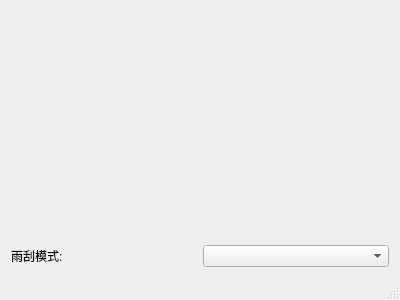
<?xml version="1.0" encoding="UTF-8"?>
<ui version="4.0">
 <class>MainWindow</class>
 <widget class="QMainWindow" name="MainWindow">
  <property name="geometry">
   <rect>
    <x>0</x>
    <y>0</y>
    <width>400</width>
    <height>300</height>
   </rect>
  </property>
  <property name="windowTitle">
   <string>MainWindow</string>
  </property>
  <widget class="QWidget" name="centralWidget">
   <layout class="QGridLayout" name="gridLayout">
    <item row="0" column="0">
     <layout class="QVBoxLayout" name="verticalLayout">
      <item>
       <widget class="QCustomWiper" name="widget" native="true"/>
      </item>
      <item>
       <layout class="QHBoxLayout" name="horizontalLayout">
        <item>
         <widget class="QLabel" name="label">
          <property name="text">
           <string>雨刮模式:</string>
          </property>
         </widget>
        </item>
        <item>
         <widget class="QComboBox" name="cbx_wipermode"/>
        </item>
       </layout>
      </item>
     </layout>
    </item>
   </layout>
  </widget>
  <widget class="QStatusBar" name="statusBar"/>
 </widget>
 <layoutdefault spacing="6" margin="11"/>
 <customwidgets>
  <customwidget>
   <class>QCustomWiper</class>
   <extends>QWidget</extends>
   <header>qcustomwiper.h</header>
   <container>1</container>
  </customwidget>
 </customwidgets>
 <resources/>
 <connections/>
</ui>
